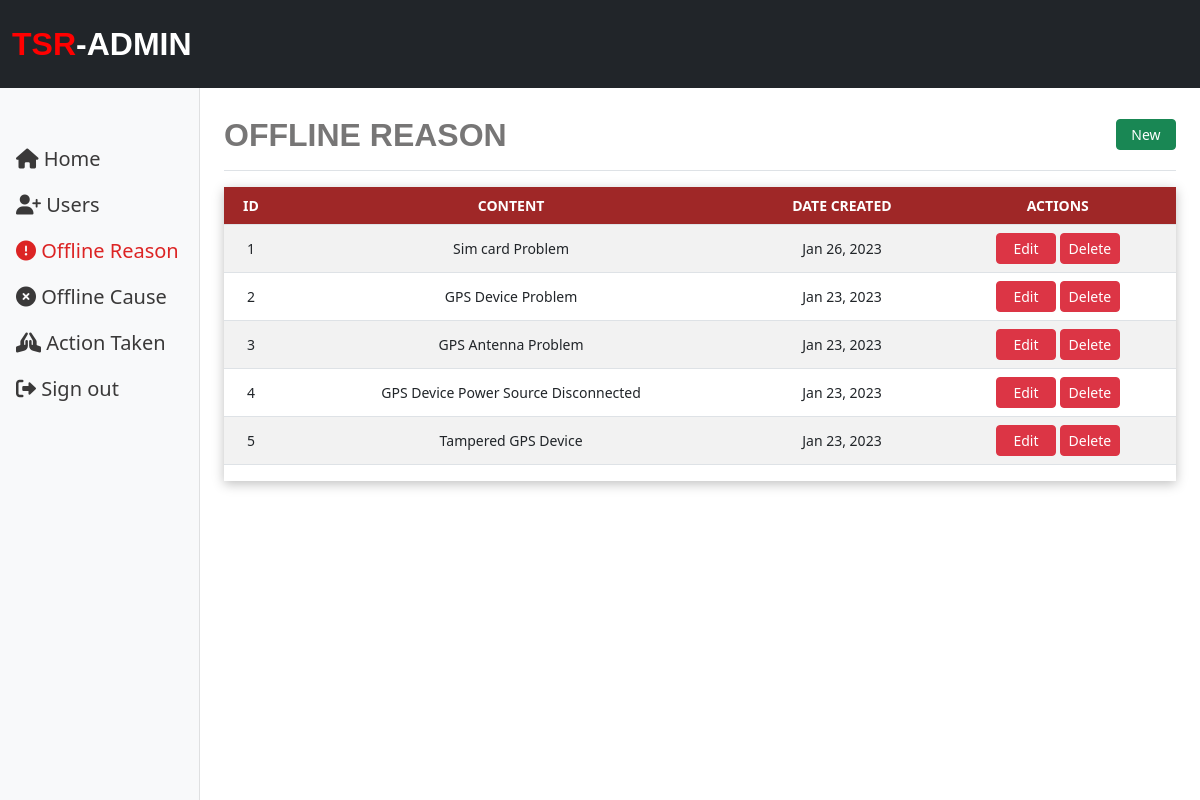
The app's page /admin/offline-reason/index.php with its own data.
### tables this page shows
CREATE TABLE `tbl_reason_for_offline` (
  `reason_id` int(50) NOT NULL,
  `reason_for_offline_name` varchar(100) NOT NULL,
  `date_created` timestamp(6) NOT NULL DEFAULT current_timestamp(6) ON UPDATE current_timestamp(6)
);

### admin/offline-reason/index.php (the view, shortened to what this page needs)
<?php
include '../connection.php';
$query = "SELECT * FROM tbl_reason_for_offline";
$result = mysqli_query($dbc, $query);
?>
<?php include '../layouts/link.php'; ?>
<body>
  <?php include '../layouts/navbar.php'; ?>
  <div class="container-fluid">
    <div class="row">
      <?php include 'sidebar.php'; ?>
      <main class="col-md-9 ms-sm-auto col-lg-10 px-md-4 main">
        <div class="d-flex justify-content-between flex-wrap flex-md-nowrap align-items-center pt-3 pb-2 border-bottom">
          <h2 class="s-header">OFFLINE REASON</h2>
          <div class="d-flex justify-content-center">
            <a href="new.php" class="btn btn-success btn-sm b-width b-mt">New</a>
          </div>
        </div>
        <div class="table-responsive mt-3 mb-5 bx-shadow">
          <table class="table table-striped table-md table-hover">
            <thead style="background: #9F2727;">
              <tr class="text-white text-center" style="vertical-align:middle">
                <th>ID</th>
                <th>CONTENT</th>
                <th>DATE CREATED</th>
                <th>ACTIONS</th>
              </tr>
            </thead>
            <tbody style="vertical-align:middle">
              <?php
              if (mysqli_num_rows($result) > 0) {
                while ($data = mysqli_fetch_assoc($result)) {
              ?>
                  <tr class="text-center">
                    <td><?php echo $data['reason_id']; ?></td>
                    <td><?php echo $data['reason_for_offline_name']; ?></td>
                    <td><?php echo date('M d, Y', strtotime($data['date_created'])); ?></td>
                    <td>
                      <a href="edit.php?id=<?php echo $data['reason_id']; ?>" class="btn btn-danger btn-sm b-width">Edit</a>
                      <a href="delete.php?id=<?php echo $data['reason_id']; ?>" class="btn btn-danger btn-sm b-width">Delete</a>
                    </td>
                  </tr>
                <?php
                }
              } else {
                ?>
                <tr>
                  <td colspan="3">No Record</td>
                </tr>
              <?php } ?>
            </tbody>
          </table>
        </div>
      </main>
    </div>
  </div>
</body>
</html>

### admin/layouts/css/style.css (style rules this page uses)
.bx-shadow { box-shadow: 0px 3px 11px rgba(0, 0, 0, 0.25); }
.b-width { width: 60px; }
.s-header { font-family: Lucida, sans-serif; font-weight: 700; color: #777676; }
.b-mt { margin-top: -10px }

### admin/layouts/css/content.css (style rules this page uses)
body { font-size: .875rem; }
.main { margin-top: 100px; }

### records on screen
tbl_reason_for_offline: reason_id "1", reason_for_offline_name "Sim card Problem", date_created "Jan 26, 2023"
tbl_reason_for_offline: reason_id "2", reason_for_offline_name "GPS Device Problem", date_created "Jan 23, 2023"
tbl_reason_for_offline: reason_id "3", reason_for_offline_name "GPS Antenna Problem", date_created "Jan 23, 2023"
tbl_reason_for_offline: reason_id "4", reason_for_offline_name "GPS Device Power Source Disconnected", date_created "Jan 23, 2023"
tbl_reason_for_offline: reason_id "5", reason_for_offline_name "Tampered GPS Device", date_created "Jan 23, 2023"
